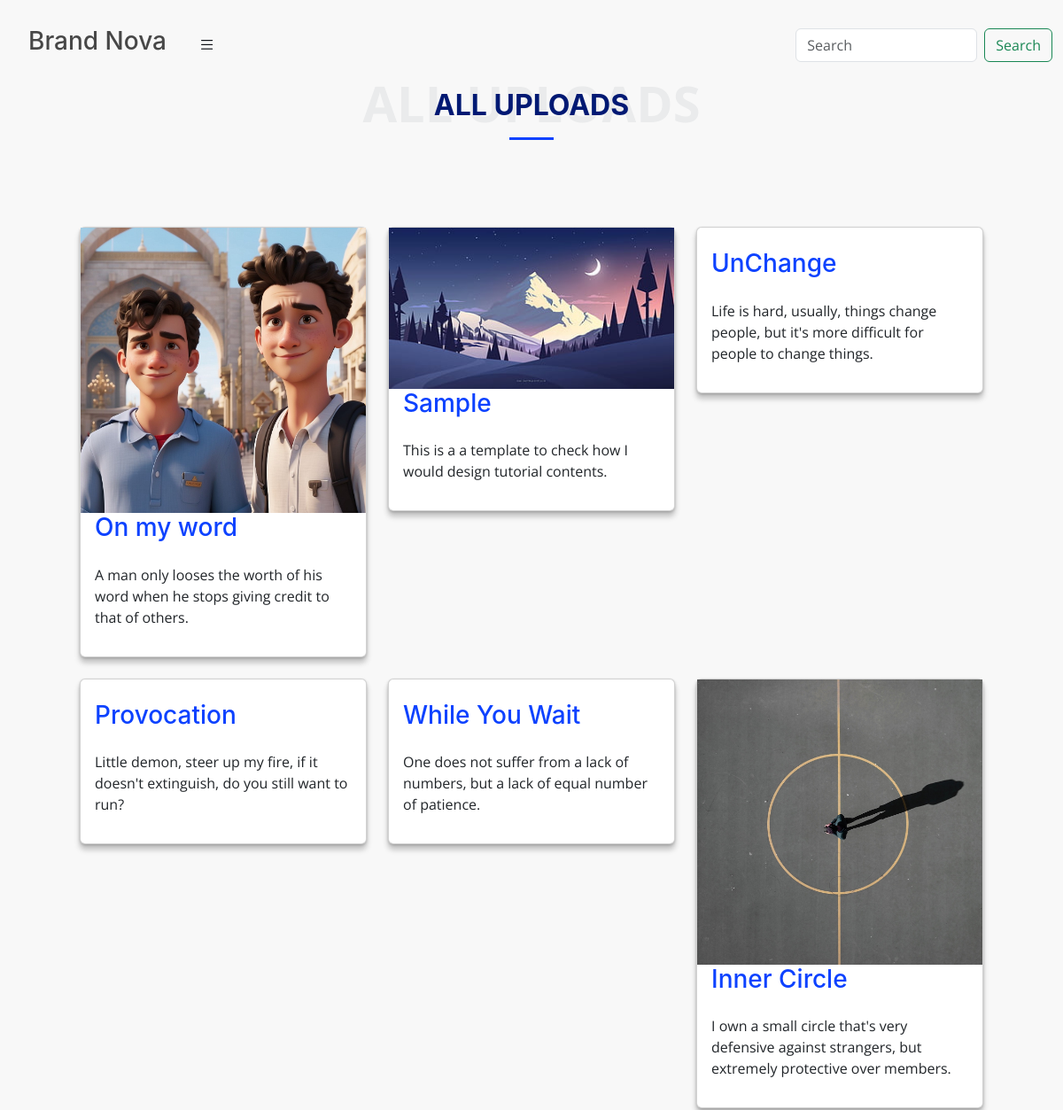
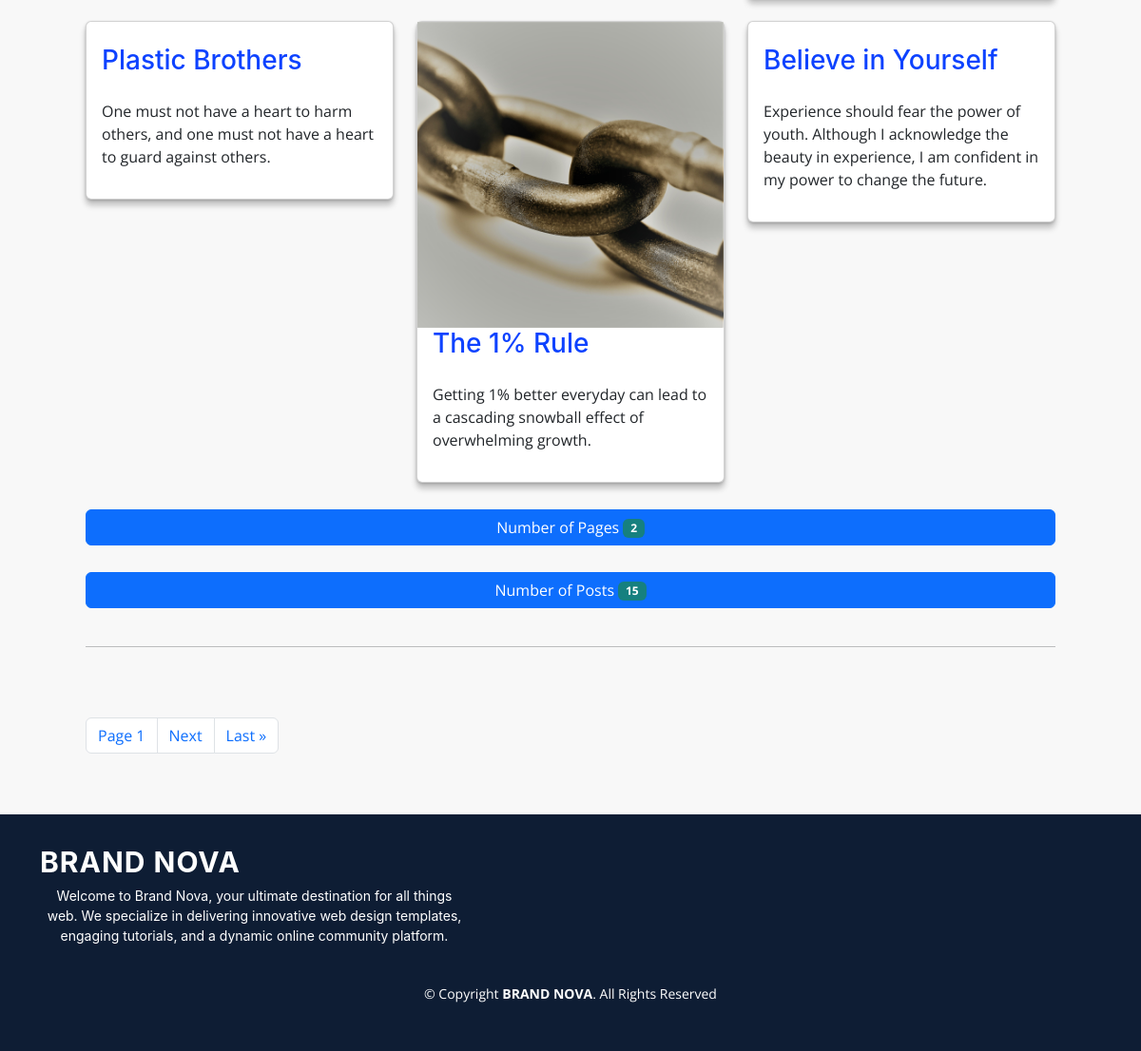
Page /dashboard/products (signed in) on the committed database (2 pictures, top to bottom).
### item/models.py (models this page shows, shortened)
class Item(models.Model):
    category = models.ForeignKey(Category, related_name='items', on_delete=models.CASCADE)
    name = models.CharField(max_length=255)
    description = models.TextField(blank=True, null=True)
    content = RichTextUploadingField(blank=True, null=True)
    image = models.ImageField(upload_to='item_images', blank=True, null=True)
    file = models.FileField(upload_to='item_files', blank=True)
    video = models.FileField(upload_to='item_videos', blank=True)
    created_by = models.ForeignKey(User, related_name='items', on_delete=models.CASCADE)
    created_at = models.DateTimeField(auto_now_add=True)

### dashboard/views.py (the view)
# urls.py: path('products', views.products, name='products'),
@login_required(login_url='signin')
def products(request):
    items = Item.objects.all().order_by('-id')
    paginate = Paginator(items, 9)
    page = request.GET.get('page')
    itemss = paginate.get_page(page)
    return render(request, 'dashboard/products.html', {
        'items': items,
        'itemss': itemss,
        'title': 'all Uploads',
    })

### dashboard/templates/dashboard/products.html (shortened to what this page needs)
{% extends 'dashboard/base.html' %}
{% load static %}
{% block content %}
<div class="section-header">
    <h2>{{title}}</h2>
</div>
<div class="row gy-4 p-5">
    {% if itemss %}
      {% for item in itemss %}
          <div class="col-lg-4 col-md-6 " data-aos="fade-up" data-aos-delay="100">
              <div class="card rounded" style="border-radius: 15px;box-shadow: 0 1px 3px rgba(0, 0, 0, 0.19), 0 6px 6px rgba(0, 0, 0, 0.23);
              ">
                <div class="card-img">
                  <img src="{{ item.image.url }}" alt="" class="img-fluid">
                </div>
                <h3><a href="{% url 'items:detail' item.id %}" class="stretched-link p-3 text-center">{{ item.name }}</a></h3>
                <p class="p-3">{{ item.description }}</p>
              </div>
          </div>
      {% endfor %}
    {% else %}
          <h2 class="text-center">You Have Made No Uploads, Click <a class="" href="{% url 'items:new' %}">Here</a> To Create A Post.</h2>
    {% endif %}
    <div class="d-flex" style="flex-direction: column;">
      {% if itemss %}
      <button type="button" class="btn btn-primary my-1">
        Number of Pages <span class="badge text-bg-success bg-opacity-75">{{ itemss.paginator.num_pages }}</span>
      </button>
      <br>
      <button type="button" class="btn btn-primary">
        Number of Posts <span class="badge text-bg-success bg-opacity-75">{{ items|length }}</span>
      </button>
      {% else %}
      <button type="button" class="btn btn-primary">
        Number of Posts <span class="badge text-bg-success bg-opacity-75">{{ items|length }}</span>
      </button>
      <br>
      {% endif %}
      <br>
      <hr>
      <br/>
    </div>
    {% if itemss %}
    <div class="justify-content-center">
      <nav aria-label="Page navigation example">
        <ul class="pagination">
          <li class="page-item"><a class="page-link" href="#">Page {{ itemss.number }}</a></li>
        {% if itemss.has_next %}
          <li class="page-item"><a class="page-link" href="?page={{ itemss.next_page_number }}">Next</a></li>
          <li class="page-item"><a class="page-link" href="?page={{ itemss.paginator.num_pages }}">Last &raquo</a></li>
        {% endif %}
        </ul>
      </nav>
    </div>
    {% endif %}
</div>
{% endblock %}

### static/css/styles.css (style rules this page uses)
:root { --font-default: "Open Sans", system-ui, -apple-system, "Segoe UI", Roboto, "Helvetica Neue", Arial, "Noto Sans", "Liberation Sans", sans-serif, "Apple Color Emoji", "Segoe UI Emoji", "Segoe UI Symbol", "Noto Color Emoji"; --font-primary: "Inter", sans-serif; --font-secondary: "Poppins", sans-serif; }
:root { --color-default: #0a0d13; --color-primary: #0d42ff; --color-secondary: #0e1d34; }
:root { scroll-behavior: smooth; }
body { font-family: var(--font-default); color: var(--color-default); }
a { color: var(--color-primary); text-decoration: none; }
h1, h2, h3, h4, h5, h6 { font-family: var(--font-primary); }
.section-header { text-align: center; padding: 30px 0; position: relative; }
.section-header h2 { font-size: 32px; font-weight: 700; text-transform: uppercase; margin-bottom: 20px; padding-bottom: 0; color: #001973; position: relative; z-index: 2; margin-bottom: 20px; padding-bottom: 20px; position: relative; }
.section-header h2:after { content: ""; position: absolute; display: block; width: 50px; height: 3px; background: var(--color-primary); left: 0; right: 0; bottom: 0; margin: auto; }

### dashboard/templates/dashboard/base.html (style rules this page uses)
body { background-color: #f8f8f8; }
nav { background-color: transparent; margin-top: 10px; }

### rows in the picture
Item: image (picture), name "On my word", description "A man only looses the worth of his word when he stops giving credit to that of others."
Item: image (picture), name "Sample", description "This is a a template to check how I would design tutorial contents."
Item: name "UnChange", description "Life is hard, usually, things change people, but it's more difficult for people to change things."
Item: name "Provocation", description "Little demon, steer up my fire, if it doesn't extinguish, do you still want to run?"
Item: name "While You Wait", description "One does not suffer from a lack of numbers, but a lack of equal number of patience."
Item: image (picture), name "Inner Circle", description "I own a small circle that's very defensive against strangers, but extremely protective over members."
Item: name "Plastic Brothers", description "One must not have a heart to harm others, and one must not have a heart to guard against others."
Item: image (picture), name "The 1% Rule", description "Getting 1% better everyday can lead to a cascading snowball effect of overwhelming growth."
Item: name "Believe in Yourself", description "Experience should fear the power of youth. Although I acknowledge the beauty in experience, I am confident in my power to change the future."

### other values in the picture
{{ title }} "ALL UPLOADS"
{{ itemss.paginator.num_pages }} "2"
{{ items|length }} "15"
{{ itemss.number }} "1"
